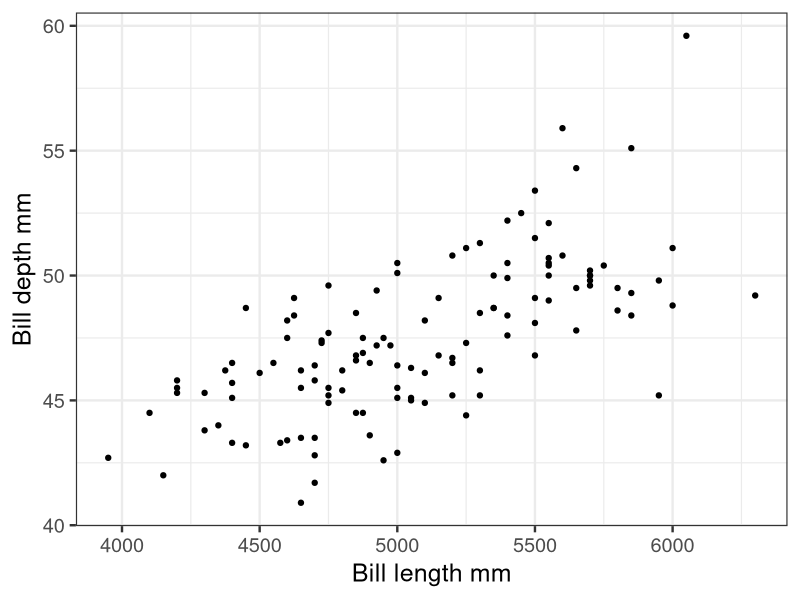
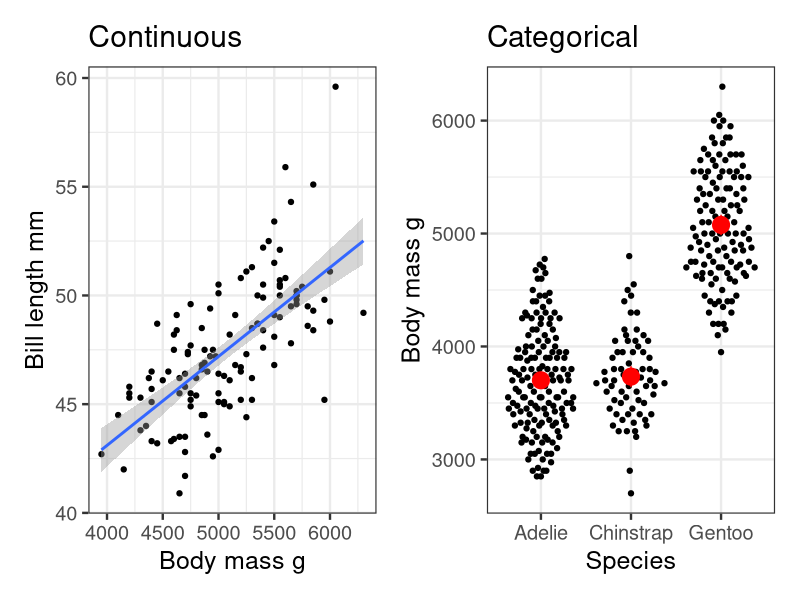
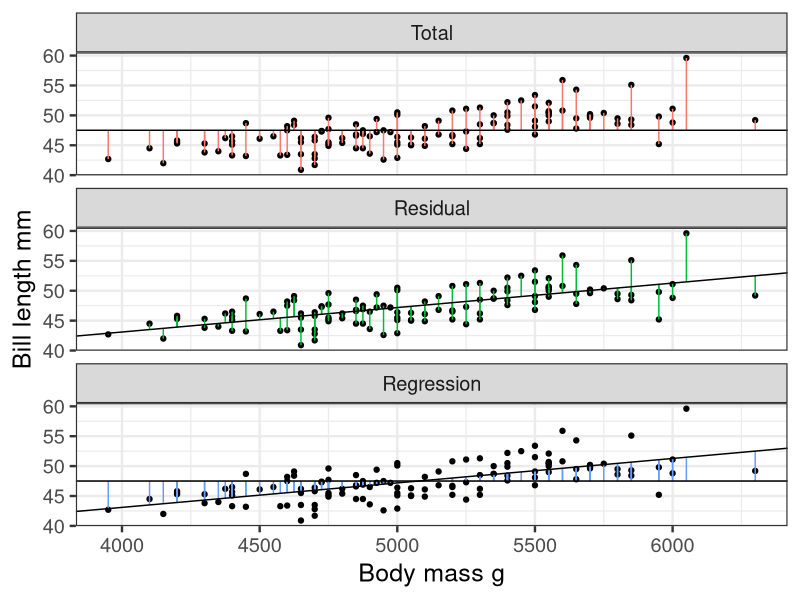
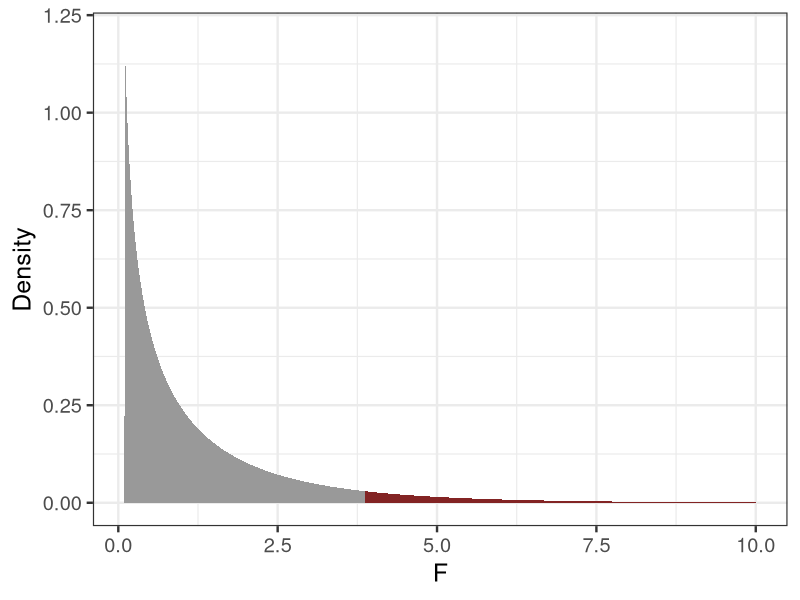
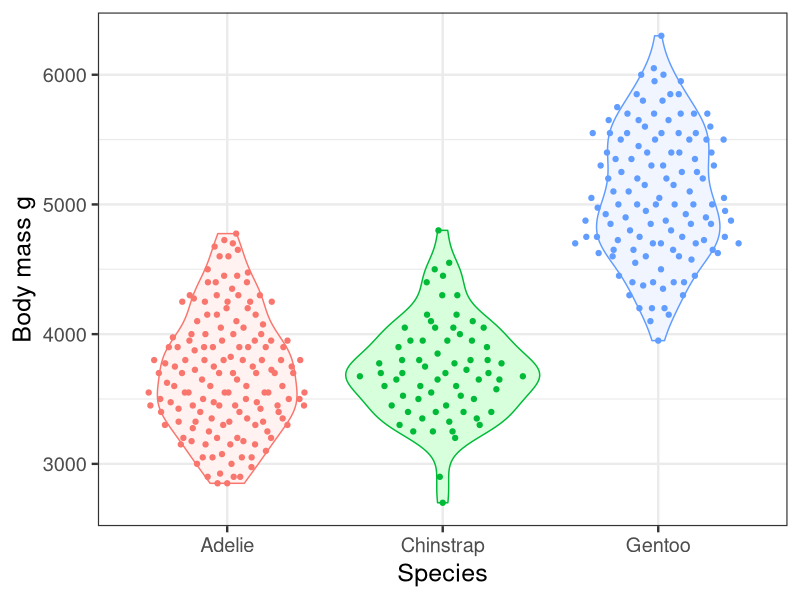
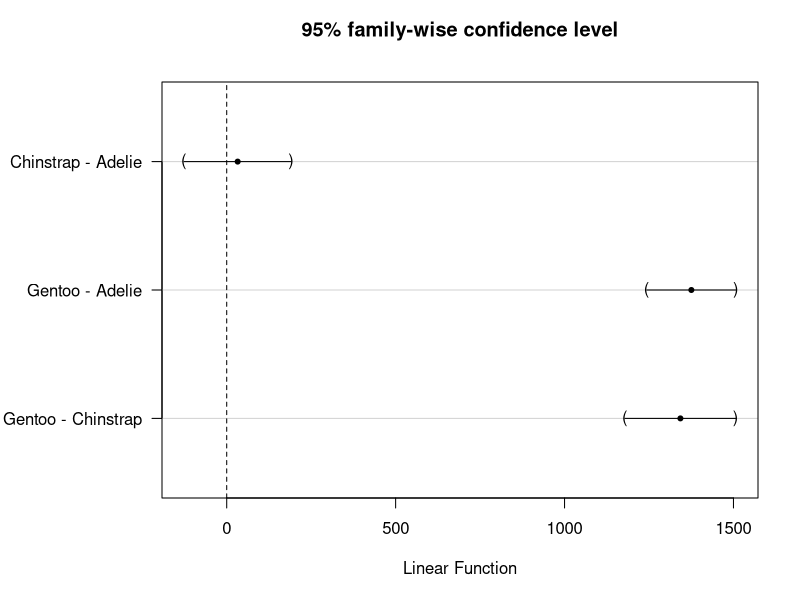
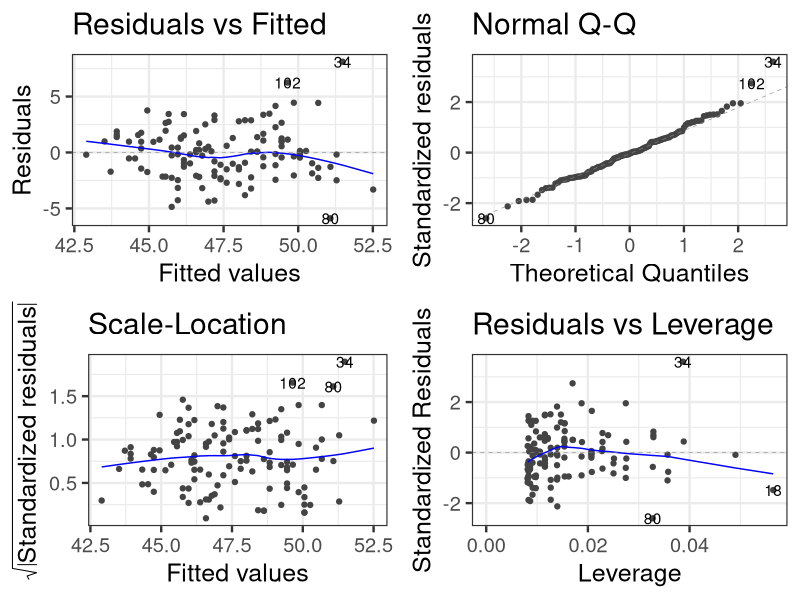
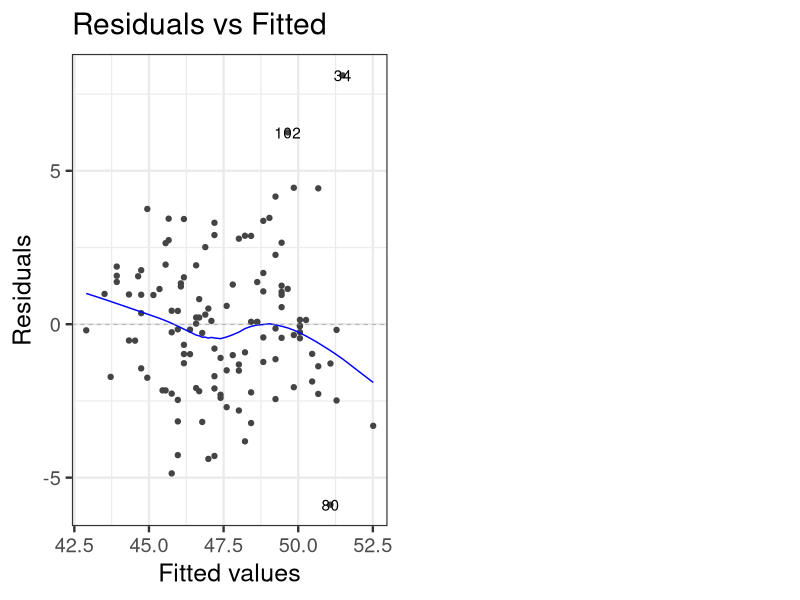

Generate these figures, in order, with R:
## ---- chunk 1
library("tidyverse")
library("patchwork")
library(broom)
library(glue)
theme_set(theme_bw(base_size = 18))
data(penguins, package = "palmerpenguins")
options(dplyr.print_min = 2, dplyr.print_max = 3, digits = 4)
## ---- chunk 2
gentoo <- penguins |> 
  filter(species == "Gentoo") |> 
  drop_na(bill_length_mm)
g1 <- ggplot(gentoo, aes(x = body_mass_g, y = bill_length_mm)) +
  geom_point() +
  labs(x = "Bill length mm", y = "Bill depth mm")
g1 
## ---- chunk 3
cor(x = penguins$bill_length_mm,
    y = penguins$body_mass_g, 
    use = "pairwise.complete")
## ---- chunk 4
penguins |> 
  select(bill_length_mm:body_mass_g) |> 
cor(use = "complete.obs")
## ---- chunk 5
cor.test(penguins$bill_length_mm,
    penguins$body_mass_g, 
    use = "pairwise.complete")
## ---- chunk 6
gentoo <- penguins |> filter(species == "Gentoo")
p1 <- ggplot(gentoo, aes(x = body_mass_g, y = bill_length_mm)) +
  geom_point() +
  geom_smooth(method = "lm") +
  labs(x = "Body mass g", y = "Bill length mm", title = "Continuous")

p2 <- ggplot(penguins, aes(x = species, y = body_mass_g)) +
  ggbeeswarm::geom_quasirandom() +
  stat_summary(colour = "red", size = 1.2, fun.data = "mean_cl_normal", fun.args= list(na.rm = TRUE)) +
  labs(x = "Species", y = "Body mass g", title = "Categorical")

p1 + p2 
## ---- chunk 7
gentoo <- penguins |> filter(species == "Gentoo")
library(gganimate)

betas <- tibble(b_0 = c(seq(41, 56, 3),  rep(47, 11)), 
                b1 = c(rep(0, 7), seq(-0.01, 0.01, 0.0025), 0.00409), 
                b0 = b_0 - b1 * mean(gentoo$body_mass_g, na.rm = TRUE)) |> 
  mutate(n = 1:n()) |> 
  rowwise() |> 
  mutate(ss = sum((gentoo$bill_length_mm - (b0 + b1 * gentoo$body_mass_g))^2, na.rm = TRUE),
         ss = round(ss))

ggplot(gentoo, aes(x = body_mass_g, y = bill_length_mm)) +
   geom_point() +
   geom_abline(aes(intercept = b0, slope = b1), colour = "red", data = betas) + 
  transition_states(n) +
  labs(title = paste0("Sum squares: {betas %>% filter(n == closest_state) %>% pull(ss)} ")) +
  ease_aes('linear')
  
  
## ---- chunk 8
gentoo <- penguins |> filter(species == "Gentoo")

mod <- lm(bill_length_mm ~ body_mass_g, data = gentoo)
mod
## ---- chunk 9
summary(mod)
## ---- chunk 10
ss_plot <- function(data, x, y){
  data <- data |> drop_na(.data[[x]], .data[[y]])
  mod <- lm(as.formula(glue("{y} ~ {x}")), data = data)
  res <- augment(mod) |> 
    mutate(
      total = mean(.data[[y]]), 
  )
  reg <- tibble(
    what = c("Residual", "Regression", "Total", "Regression"), 
    intercept = c(rep(coef(mod)[1], 2), rep(mean(data[[y]]), 2)),
    slope = c(rep(coef(mod)[2], 2), 0, 0)) |> 
    mutate(what = factor(what, levels = c("Regression", "Residual", "Total")), 
           what = fct_rev(what))
  
  
  res2 <- bind_rows(
    Total = res |> 
      mutate(y = .data[[y]], yend = total),
    Residual = res |> 
      mutate(y = .data[[y]], yend = .fitted),
    Regression = res |> 
      mutate(y = .fitted, yend = total),
    .id = "what"
  ) |> 
    mutate(what = factor(what, levels = c("Regression", "Residual", "Total")), 
           what = fct_rev(what))

  
res2 |> 
  ggplot(aes(x = .data[[x]], y = .data[[y]])) +
    geom_point() +
    geom_segment(
      aes(x = .data[[x]],
          xend = .data[[x]],
          y = y,
          yend = yend, 
          colour = what),
      show.legend = FALSE) +
  geom_abline(data = reg, aes(intercept = intercept, slope = slope)) +
     facet_wrap(~ what, ncol = 1)

  
}

sum_sq_plot <- penguins |> filter(species == "Gentoo") |> 
  drop_na(bill_length_mm, body_mass_g) |> 
  ss_plot( x = "body_mass_g", y = "bill_length_mm") +
   labs( x = "Body mass g", y = "Bill length mm")
## ---- chunk 11
sum_sq_plot
## ---- chunk 12
car::Anova(mod)
## ---- chunk 13
tibble(x = seq(0.1, 10, length = 1000), 
       y = df(x, df1 = 1, df2 = df.residual(mod)), 
       fill = x >= qf(0.95, df1 = 1, df2 = 340, lower.tail = TRUE)) |> 
  ggplot(aes(x = x, y = y, fill = fill)) +
  geom_area(show.legend = FALSE) +
  scale_fill_manual(values = c(`FALSE` = "grey60", `TRUE` = scales::muted("red"))) +
  labs(x = "F", y = "Density")
#pf(q = 19.9, df1 = 1, df2 = 340) 

## ---- chunk 14
ggplot(penguins, aes(x = species, y = body_mass_g, colour = species, fill = after_scale(colorspace::lighten(color, 0.9)))) +
  geom_violin(show.legend = FALSE) +
  ggbeeswarm::geom_quasirandom(show.legend = FALSE) +
  scale_fill_brewer(palette = "Set1") +
  labs(x = "Species", y = "Body mass g")
## ---- chunk 15
mod2 <- lm(body_mass_g ~ species, data = penguins)
mod2
## ---- chunk 16
car::Anova(mod2)
## ---- chunk 17
summary(mod2)
## ---- chunk 18
penguins2 <- penguins |> 
  mutate(species = factor(species, levels = c("Gentoo", "Adelie", "Chinstrap")))

mod3 <- lm(body_mass_g ~ species, data = penguins2)
## ---- chunk 19
broom::tidy(mod3)
## ---- chunk 20
#multcomp loads plyr package which has lots of conflicts with dplyr
# Solution - use conflicted package or multcomp::glht

mc <- multcomp::glht(mod2, linfct = multcomp::mcp(species = "Tukey"))
summary(mc)
## ---- chunk 21
summary(mc)
## ---- chunk 22
oldpar <- par(mar = c(5.1, 8.1, 4.1, 2.1))# set baseplot margins 
plot(mc)
par(oldpar) # revert margin size
## ---- chunk 23
library(ggfortify)
autoplot(mod) # can also use plot(mod)
## ---- chunk 24
autoplot(mod, which = 1)
## ---- chunk 25
autoplot(mod, which = 2)
## ---- chunk 26
autoplot(mod, which = 3)
## ---- chunk 27
autoplot(mod, which = 4)
## ---- chunk 28
autoplot(mod, which = 5)
## ---- chunk 29
autoplot(mod, which = 6)
## ---- chunk 30

x <- 5000
ggplot(gentoo, aes(x = body_mass_g, y = bill_length_mm)) +
  geom_point() +
  geom_abline(intercept = coef(mod)[1], slope = coef(mod)[2], colour = scales::muted("red")) +
  geom_vline(xintercept = x, linetype = "dashed") +
  geom_hline(yintercept = coef(mod)[1] +coef(mod)[2] * x, linetype = "dashed") +
  labs(x = "Body mass g", y = "Bill length mm")

## ---- chunk 31
predict(object = mod)
## ---- chunk 32
nd <- tibble(body_mass_g = c(5000, 7000))
predict(mod, newdata = nd)
## ---- chunk 33
predict(mod, newdata = nd, se.fit = TRUE)
## ---- chunk 34
predict(mod, newdata = nd, interval = "confidence", level = 0.95)
## ---- chunk 35
augment(mod, interval = "confidence") |> 
  ggplot(aes(x = body_mass_g, y = bill_length_mm)) +
  geom_point() +
  geom_ribbon(aes(ymin = .lower, ymax = .upper), alpha = .3)+
  geom_line(aes(y = .fitted))
## ---- chunk 36
augment(mod, interval = "prediction") |> 
  ggplot(aes(x = body_mass_g, y = bill_length_mm)) +
  geom_point() +
  geom_ribbon(aes(ymin = .lower, ymax = .upper), alpha = .3)+
  geom_line(aes(y = .fitted))
